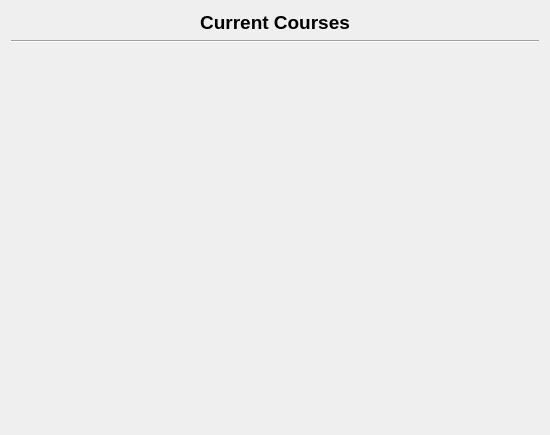
<?xml version="1.0" encoding="UTF-8"?>
<ui version="4.0">
 <class>StartScreen</class>
 <widget class="QWidget" name="StartScreen">
  <property name="geometry">
   <rect>
    <x>0</x>
    <y>0</y>
    <width>550</width>
    <height>435</height>
   </rect>
  </property>
  <property name="sizePolicy">
   <sizepolicy hsizetype="Expanding" vsizetype="Expanding">
    <horstretch>0</horstretch>
    <verstretch>0</verstretch>
   </sizepolicy>
  </property>
  <property name="windowTitle">
   <string>Form</string>
  </property>
  <layout class="QVBoxLayout" name="verticalLayout">
   <item>
    <widget class="QLabel" name="title">
     <property name="sizePolicy">
      <sizepolicy hsizetype="Preferred" vsizetype="Minimum">
       <horstretch>0</horstretch>
       <verstretch>0</verstretch>
      </sizepolicy>
     </property>
     <property name="font">
      <font>
       <pointsize>14</pointsize>
       <italic>false</italic>
       <bold>true</bold>
      </font>
     </property>
     <property name="text">
      <string>Current Courses</string>
     </property>
     <property name="alignment">
      <set>Qt::AlignCenter</set>
     </property>
    </widget>
   </item>
   <item>
    <widget class="Line" name="line">
     <property name="orientation">
      <enum>Qt::Horizontal</enum>
     </property>
    </widget>
   </item>
   <item>
    <layout class="QVBoxLayout" name="courseList">
     <property name="leftMargin">
      <number>24</number>
     </property>
     <property name="rightMargin">
      <number>24</number>
     </property>
    </layout>
   </item>
   <item>
    <spacer name="verticalSpacer">
     <property name="orientation">
      <enum>Qt::Vertical</enum>
     </property>
     <property name="sizeHint" stdset="0">
      <size>
       <width>20</width>
       <height>40</height>
      </size>
     </property>
    </spacer>
   </item>
  </layout>
 </widget>
 <resources/>
 <connections/>
 <slots>
  <slot>updateList()</slot>
  <slot>deleteCourse()</slot>
 </slots>
</ui>
